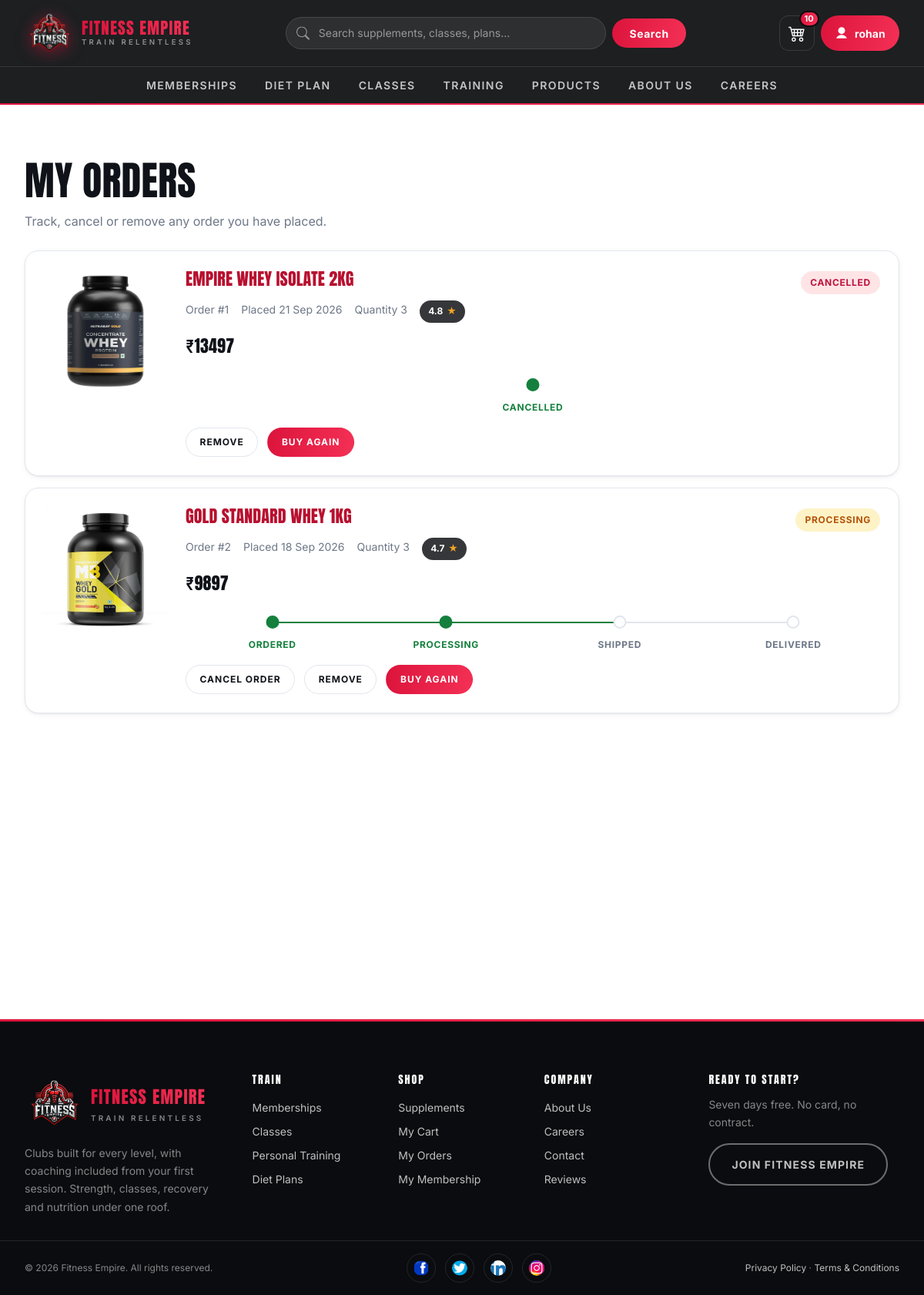
/orders/ (signed in), run on the app's committed database.
### FitnessGYM/models.py (models this page shows, shortened)
class Orders(models.Model):
    STATUS_CHOICE = [
        ('PENDING','pending'),
        ('PROCESSING','processing'),
        ('SHIPPED','shipped'),
        ('DELIVERED','delivered'),
        ('CANCELLED','cancelled'),
    ]
    customer =models.ForeignKey(User, on_delete=models.CASCADE)
    supplement = models.ForeignKey(Supplement,on_delete=models.CASCADE)
    quantity = models.PositiveIntegerField(default=1)
    order_date = models.DateTimeField(auto_now_add=True)
    status = models.CharField(max_length=50, choices=STATUS_CHOICE, default='PENDING')
    total_price = models.DecimalField(max_digits=10, decimal_places=2)

class Supplement(models.Model):
    supplementName = models.CharField(max_length=200)
    supplementDescription = models.TextField()
    supplementPrice = models.DecimalField(max_digits=7, decimal_places=2)
    supplementImage = models.ImageField(upload_to='images/', null=True, blank=True)
    supplementRating = models.DecimalField(max_digits=2,decimal_places=1,null=True,blank=True)
    supplementCategory = models.ForeignKey(SupplementCategory, on_delete=models.CASCADE)
    stock = models.PositiveIntegerField(default=25)
    is_deleted=models.BooleanField(default=False)
    delete_details=models.DateTimeField(null=True,blank=True)
    class Meta:
        ordering = ['supplementName']

### FitnessGYM/views.py (the view)
# urls.py: path('orders/',views.orders,name='orders'),
@login_required(login_url="login")
def orders(request):
    return render(
        request,
        "orders.html",
        {
            "orders": Orders.objects.filter(customer=request.user)
            .select_related("supplement")
            .order_by("-order_date")
        },
    )

### FitnessGYM/context_processors.py (called while the page is built)
def cart_summary(request):
    user = getattr(request, "user", None)
    if not user or not user.is_authenticated:
        return {"cart_count": 0}
    total = cart.objects.filter(userid=user).aggregate(n=Sum("quantity"))["n"]
    return {"cart_count": total or 0}

### templates/orders.html (shortened to what this page needs)
{% extends "base.html" %}
{% load static %}
{% block page_id %}orders{% endblock %}
{% block 'main' %}
<section class="section">
    <div class="container">
        <h1>My Orders</h1>
        <p class="muted" style="margin-bottom:var(--sp-5);">Track, cancel or remove any order you have placed.</p>
        {% if orders %}
            {% for i in orders %}
            <article class="order-card">
                {% if i.supplement.supplementImage %}
                    <img src="{{ i.supplement.supplementImage.url }}" alt="{{ i.supplement.supplementName }}"
                         class="order-card__img" loading="lazy" width="150" height="150">
                {% else %}
                    <img src="{% static 'images/default-product.png' %}" alt=""
                         class="order-card__img" loading="lazy" width="150" height="150">
                {% endif %}
                <div>
                    <div class="order-card__head">
                        <h2 style="font-size:var(--fs-xl); margin:0;">
                            <a href="{% url 'cards' i.supplement.id %}">{{ i.supplement.supplementName }}</a>
                        </h2>
                        {% with s=i.status|upper %}
                            <span class="badge {% if s == 'DELIVERED' %}badge--success{% elif s == 'CANCELLED' %}badge--danger{% elif s == 'SHIPPED' %}badge--info{% else %}badge--warning{% endif %}">
                                {{ i.get_status_display|default:i.status }}
                            </span>
                        {% endwith %}
                    </div>
                    <div class="order-card__meta">
                        <span>Order #{{ i.id }}</span>
                        <span>Placed {{ i.order_date|date:"j M Y" }}</span>
                        <span>Quantity {{ i.quantity }}</span>
                        <span class="rating">{{ i.supplement.supplementRating|default:"4.5" }} <span class="star">&#9733;</span></span>
                    </div>
                    <div class="price">&#8377;{{ i.total_price|floatformat:0 }}</div>
                    {% with s=i.status|upper %}
                        {% if s == 'CANCELLED' %}
                            <ul class="track track--cancelled">
                                <li class="is-done">Cancelled</li>
                            </ul>
                        {% else %}
                            <ul class="track">
                                <li class="is-done">Ordered</li>
                                <li class="{% if s == 'PROCESSING' or s == 'SHIPPED' or s == 'DELIVERED' %}is-done{% endif %}">Processing</li>
                                <li class="{% if s == 'SHIPPED' or s == 'DELIVERED' %}is-done{% endif %}">Shipped</li>
                                <li class="{% if s == 'DELIVERED' %}is-done{% endif %}">Delivered</li>
                            </ul>
                        {% endif %}
                        <div class="order-card__actions">
                            {% if s != 'CANCELLED' and s != 'SHIPPED' and s != 'DELIVERED' %}
                                <a href="{% url 'cancel_order' i.id %}" class="btn btn--ghost btn--sm"
                                   data-confirm="Cancel this order?">Cancel Order</a>
                            {% endif %}
                            {% if s != 'DELIVERED' %}
                                <a href="{% url 'remove_order' i.id %}" class="btn btn--ghost btn--sm"
                                   data-confirm="Remove this order from your history?">Remove</a>
                            {% endif %}
                            <a href="{% url 'cards' i.supplement.id %}" class="btn btn--sm">Buy Again</a>
                        </div>
                    {% endwith %}
                </div>
            </article>
            {% endfor %}
        {% endif %}
    </div>
</section>
{% endblock 'main' %}

### templates/navbar.html (shortened to what this page needs)
{% load static %}
<nav class="nav" data-nav aria-label="Main">
    <div class="nav__bar">
        <a href="{% url 'home' %}" class="nav__logo" aria-label="Fitness Empire home">
            <img src="{% static 'img/logo_fitness_empire-removebg-preview.webp' %}"
                 alt="" width="62" height="62">
            <span class="nav__wordmark">
                <b>Fitness Empire</b>
                <span>Train Relentless</span>
            </span>
        </a>
        <form method="GET" action="{% url 'searchdata' %}" class="nav__search" role="search">
            <div class="nav__search-field">
                <svg viewBox="0 0 16 16" aria-hidden="true" focusable="false">
                    <path d="M11.742 10.344a6.5 6.5 0 1 0-1.397 1.398h-.001q.44.58.98 1.12l3.85 3.85a1 1 0 0 0 1.415-1.414l-3.85-3.85a7 7 0 0 0-1.12-.98zM12 6.5a5.5 5.5 0 1 1-11 0 5.5 5.5 0 0 1 11 0"/>
                </svg>
                <input type="search" id="nav-search" name="query" value="{{ query|default:'' }}"
                       placeholder="Search supplements, classes, plans..." autocomplete="off">
            </div>
            <button type="submit">Search</button>
        </form>
        <div class="nav__actions">
            <a href="{% url 'viewcart' %}" class="nav__cart" aria-label="View cart">
                {% if cart_count %}<span class="nav__cart-count">{{ cart_count }}</span>{% endif %}
            </a>
            <div class="account" data-account>
                <button type="button" class="account__toggle" aria-expanded="false" aria-haspopup="true">
                    <svg viewBox="0 0 16 16" aria-hidden="true" focusable="false">
                        <path d="M8 9a4 4 0 1 0 0-8 4 4 0 0 0 0 8zM2 14s1-4 6-4 6 4 6 4H2z"/>
                    </svg>
                    <span class="account__name">{% if user.is_authenticated %}{{ user.username }}{% else %}Sign in{% endif %}</span>
                </button>
            </div>
        </div>
    </div>
    <div class="nav__menu" id="nav-menu">
        <div class="nav__menu-inner">
            <a href="{% url 'membershipannual' %}">Memberships</a>
            <a href="{% url 'dietplan' %}">Diet Plan</a>
            <a href="{% url 'all_classes' %}">Classes</a>
            <a href="{% url 'training' %}">Training</a>
            <a href="{% url 'protien' %}">Products</a>
            <a href="{% url 'aboutus' %}">About us</a>
            <a href="{% url 'careers' %}">Careers</a>
        </div>
    </div>
</nav>

### data on the page
Orders: supplement.supplementImage (picture), supplement.supplementName "EMPIRE WHEY ISOLATE 2KG", status "CANCELLED", id "1", order_date "21 Sep 2026", quantity "3", supplement.supplementRating "4.8", total_price "13497"
Orders: supplement.supplementImage (picture), supplement.supplementName "GOLD STANDARD WHEY 1KG", status "PROCESSING", id "2", order_date "18 Sep 2026", quantity "3", supplement.supplementRating "4.7", total_price "9897", shows "ORDERED", shows "CANCEL ORDER"

### other printed values
{{ cart_count }} "10"
{{ user.username }} "rohan"
